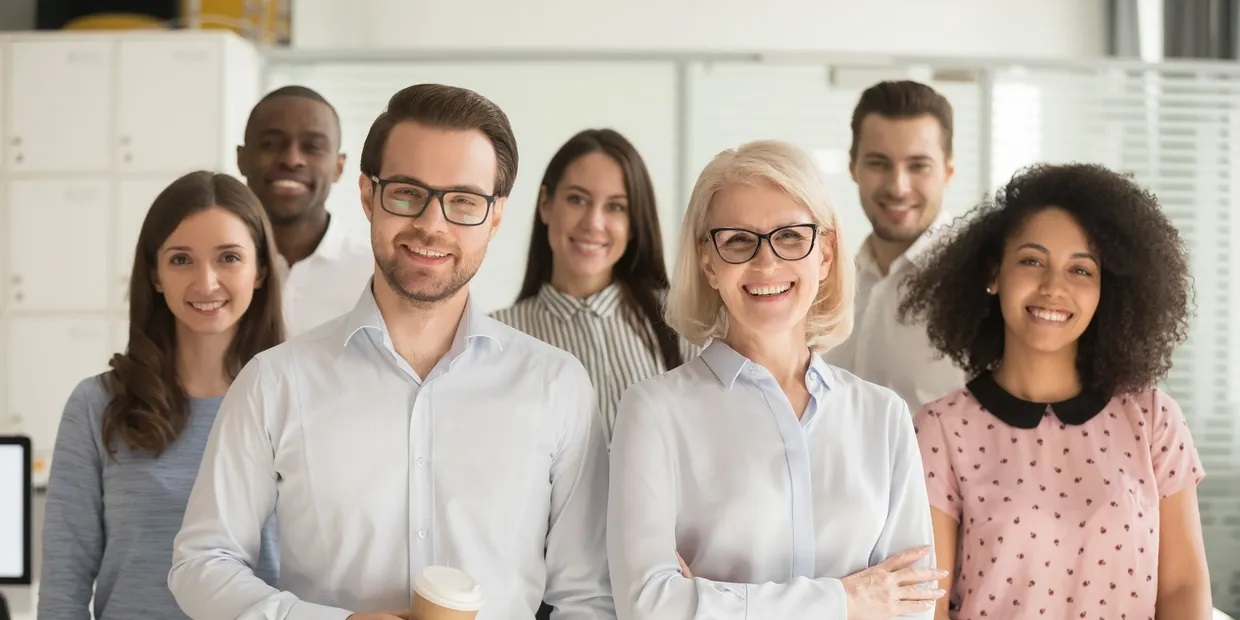
#> input picture images/group.jpg, 1240 x 620 px
$ python face_detector.py
#> lines starting #> are read from the running program, lines starting #| are printed output that depends on the picture; after the words box and inside, x2 and y2 are one past the last pixel; in counts of white or black regions, pixels touching at a corner belong together
# Libs
import cv2 # OpenCV

# Lendo imagem
imagem = cv2.imread("./images/group.jpg")
#> imagem is the input picture: shape (620, 1240, 3); mean B, G, R 156.8, 167.8, 180.2
#cv2.imshow("Imagem", imagem)
#cv2.waitKey(0)
#cv2.destroyAllWindows()

# Convertr a imagem para tons de cinza
imagem_cinza = cv2.cvtColor(imagem, cv2.COLOR_BGR2GRAY)
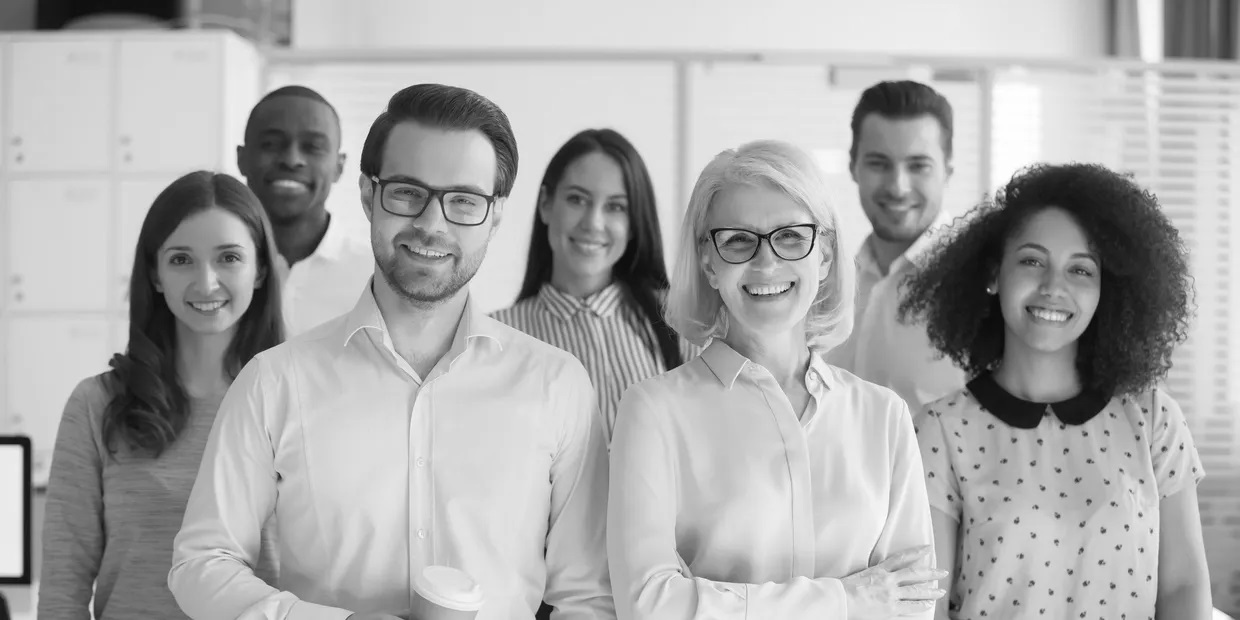
#> imagem_cinza: shape (620, 1240); min 6, max 255, mean 170.3
# cv2.imshow("Imagem", imagem_cinza)
# cv2.waitKey(0)
# cv2.destroyAllWindows()

# Carregar cascade
detector = cv2.CascadeClassifier("./cascades/haarcascade_frontalface_default.xml")

# Detectar faces
faces = detector.detectMultiScale(imagem_cinza,
                                  scaleFactor=1.6,
                                  minNeighbors=5,
                                  minSize=(30, 30))
#> faces = [[241, 106, 98, 98], [851, 127, 98, 98], [545, 167, 98, 98], [154, 224, 98, 98], [1012, 233, 98, 98], [350, 138, 157, 157], [686, 187, 157, 157], [128, 199, 157, 157], [974, 206, 157, 157]]
print(faces)
#| [[ 241  106   98   98]
#|  [ 851  127   98   98]
#|  [ 545  167   98   98]
#|  [ 154  224   98   98]
#|  [1012  233   98   98]
#|  [ 350  138  157  157]
#|  [ 686  187  157  157]
#|  [ 128  199  157  157]
#|  [ 974  206  157  157]]

# Desenhar retangulo
for (x, y, l, a) in faces:
    cv2.rectangle(imagem, (x, y), (x + l, y + a), (0, 255, 0), 2)
#> this loop made 9 passes
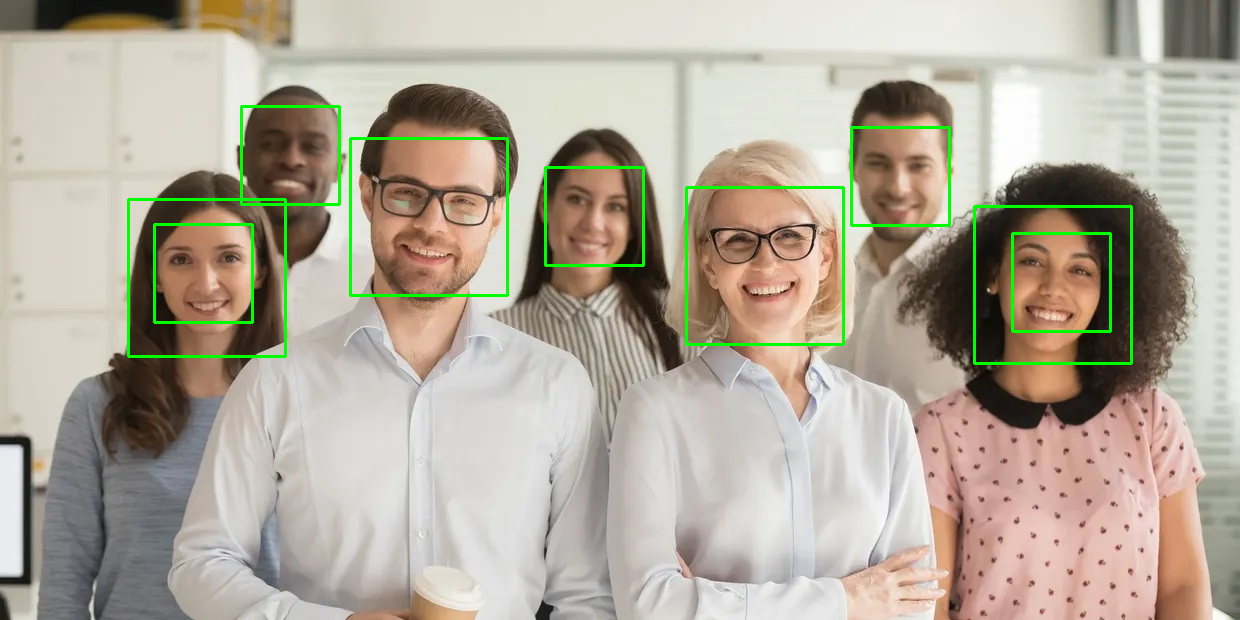
#> imagem: shape (620, 1240, 3); 1.74% of pixels changed, all inside (x1, y1, x2, y2) = (127, 105, 1133, 365)
cv2.imshow("Imagem", imagem)
cv2.waitKey(0)
cv2.destroyAllWindows()

$ run again, with images/many_faces.jpg copied over images/group.jpg
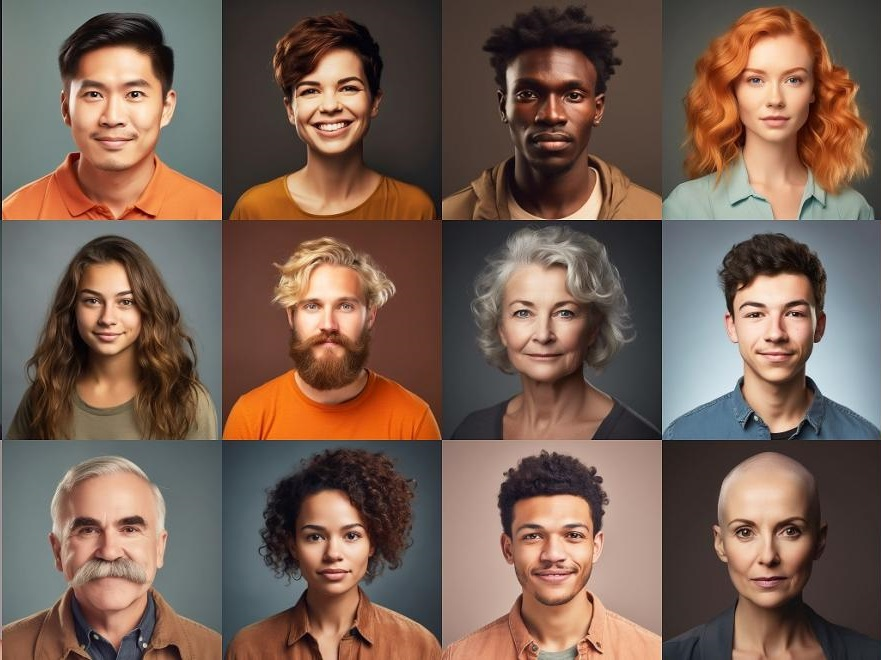
#> input picture images/many_faces.jpg, 881 x 660 px
#> imagem is the input picture: shape (660, 881, 3); mean B, G, R 83.2, 96, 119.9
#> `imagem_cinza = cv2.cvtColor(imagem, cv2.COLOR_BGR2GRAY)`:
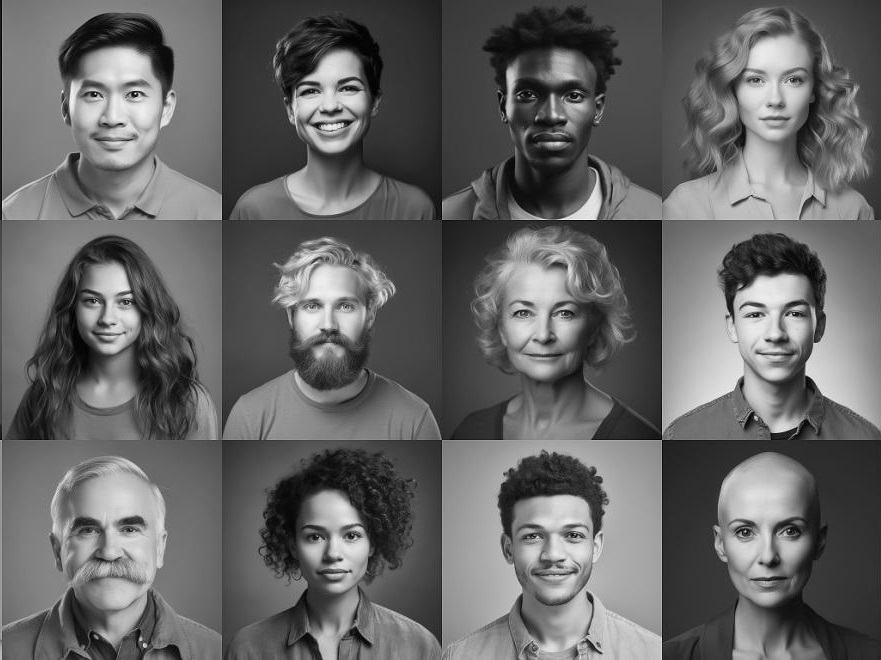
#> imagem_cinza: shape (660, 881); min 0, max 249, mean 101.7
#> faces = 14 rows, first 6: [726, 42, 98, 98], [287, 50, 98, 98], [66, 56, 98, 98], [504, 53, 98, 98], [57, 263, 98, 98], [279, 267, 98, 98]
#| [[726  42  98  98]
#|  [287  50  98  98]
#|  [ 66  56  98  98]
#|  [504  53  98  98]
#|  [ 57 263  98  98]
#|  [279 267  98  98]
#> (further printed lines are left out)
#> the loop `for (x, y, l, a) in faces:` made 14 passes
#> after the loop `for (x, y, l, a) in faces:`:
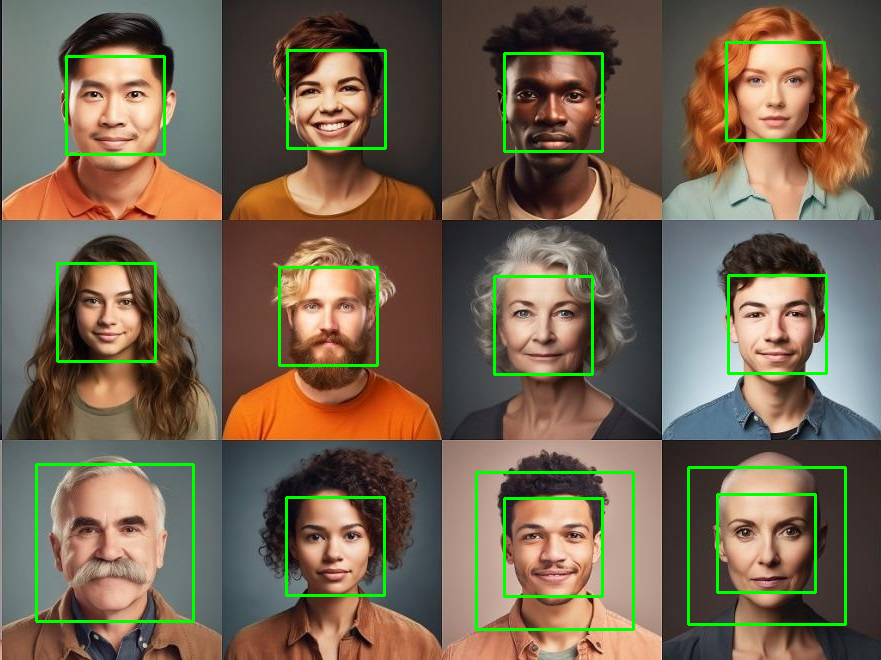
#> imagem: shape (660, 881, 3); 3.19% of pixels changed, all inside (x1, y1, x2, y2) = (35, 41, 847, 631)

$ run again, with images/people.jpg copied over images/group.jpg
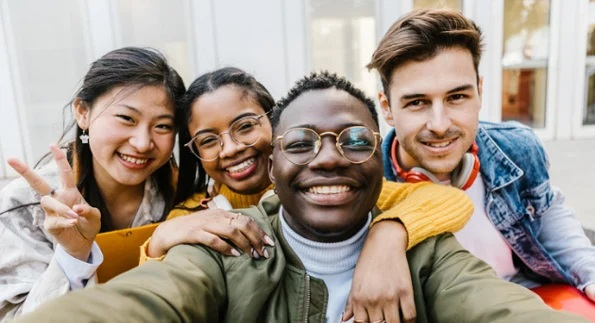
#> input picture images/people.jpg, 595 x 323 px
#> imagem is the input picture: shape (323, 595, 3); mean B, G, R 139.2, 151.1, 164.2
#> `imagem_cinza = cv2.cvtColor(imagem, cv2.COLOR_BGR2GRAY)`:
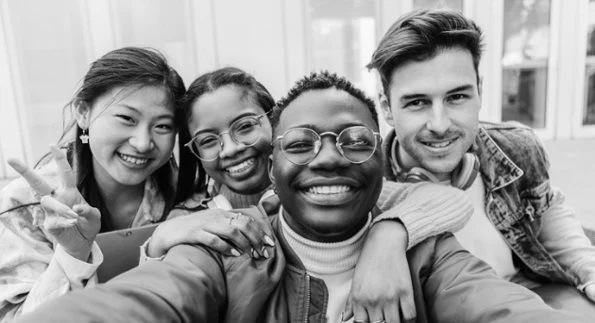
#> imagem_cinza: shape (323, 595); min 0, max 254, mean 153.6
#> faces = [[387, 64, 98, 98], [87, 84, 98, 98]]
#| [[387  64  98  98]
#|  [ 87  84  98  98]]
#> the loop `for (x, y, l, a) in faces:` made 2 passes
#> after the loop `for (x, y, l, a) in faces:`:
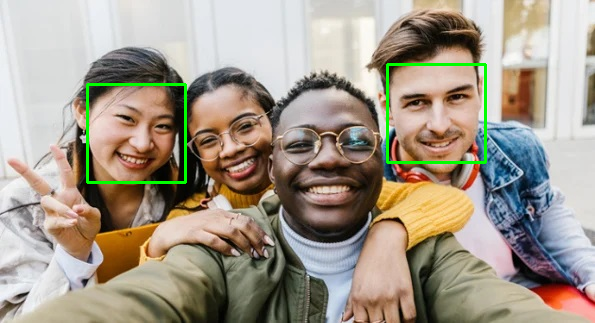
#> imagem: shape (323, 595, 3); 1.22% of pixels changed, all inside (x1, y1, x2, y2) = (86, 63, 487, 184)

$ run again, with images/workplace.jpg copied over images/group.jpg
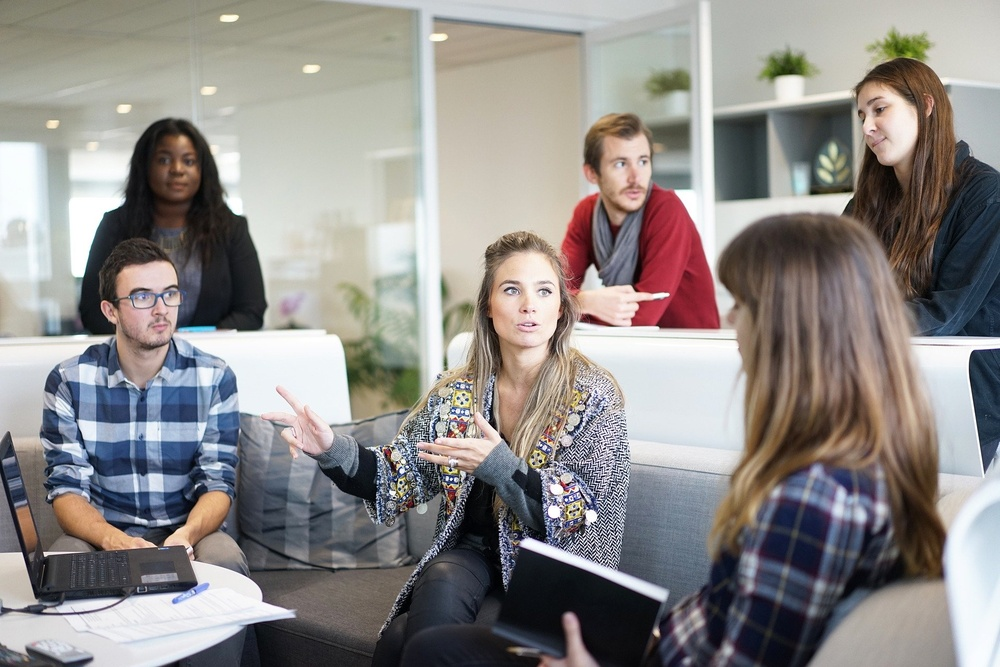
#> input picture images/workplace.jpg, 1000 x 667 px, shrunk from 1920 x 1280 before the run
#> imagem is the input picture: shape (667, 1000, 3); mean B, G, R 136.9, 139, 142.8
#> `imagem_cinza = cv2.cvtColor(imagem, cv2.COLOR_BGR2GRAY)`:
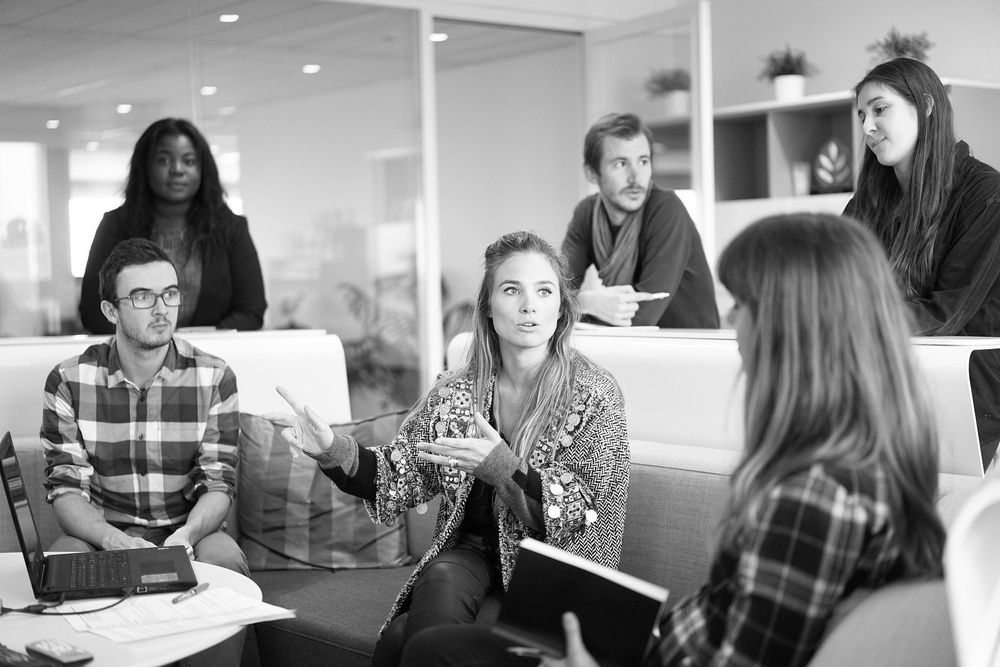
#> imagem_cinza: shape (667, 1000); min 0, max 255, mean 139.9
#> faces = [[146, 136, 61, 61], [601, 139, 61, 61], [478, 253, 98, 98]]
#| [[146 136  61  61]
#|  [601 139  61  61]
#|  [478 253  98  98]]
#> the loop `for (x, y, l, a) in faces:` made 3 passes
#> after the loop `for (x, y, l, a) in faces:`:
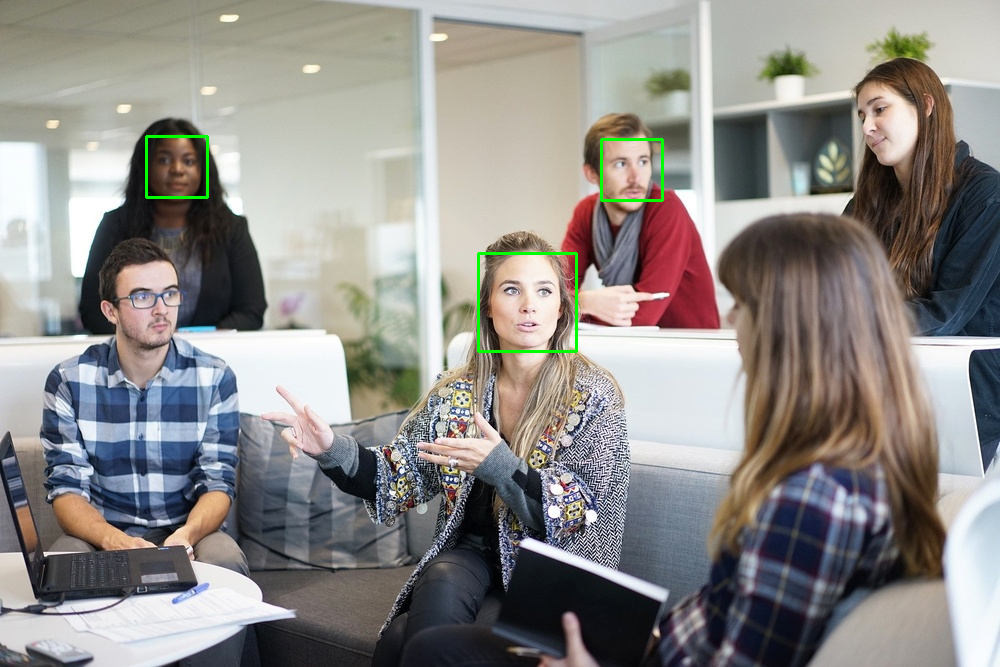
#> imagem: shape (667, 1000, 3); 0.39% of pixels changed, all inside (x1, y1, x2, y2) = (145, 135, 664, 353)
